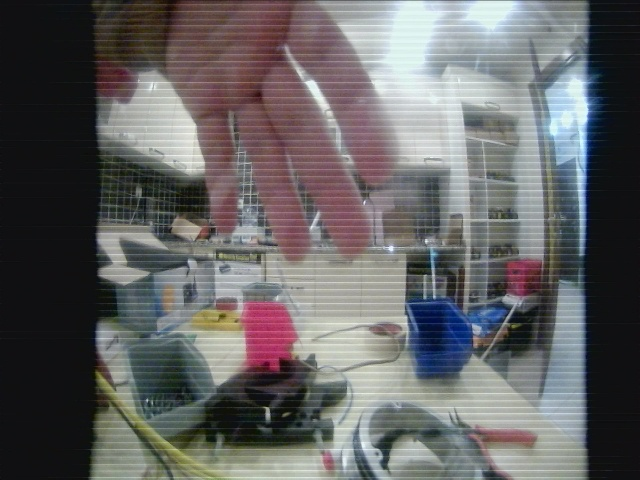
#> input picture GROV_Ileri/JetsonXavierS_Codes/x.jpg, 640 x 480 px; its folder holds only this picture in this run
$ python color_correction.py
#> lines starting #> are read from the running program, lines starting #| are printed output that depends on the picture; after the words box and inside, x2 and y2 are one past the last pixel; in counts of white or black regions, pixels touching at a corner belong together
#> further down, img is the input picture: shape (480, 640, 3); mean B, G, R 99.4, 98.8, 99.7
import cv2
import math
import numpy as np
import sys
import os
from time import sleep

def apply_mask(matrix, mask, fill_value):
    masked = np.ma.array(matrix, mask=mask, fill_value=fill_value)
    return masked.filled()

def apply_threshold(matrix, low_value, high_value):
    low_mask = matrix < low_value
    matrix = apply_mask(matrix, low_mask, low_value)

    high_mask = matrix > high_value
    matrix = apply_mask(matrix, high_mask, high_value)

    return matrix

def simplest_cb(img, percent):
#> called with percent = 20
    assert img.shape[2] == 3
    assert percent > 0 and percent < 100

    half_percent = percent / 200.0

    channels = cv2.split(img)

    out_channels = []

    degerler = []

    for channel in channels:
        assert len(channel.shape) == 2
        # find the low and high precentile values (based on the input percentile)
        height, width = channel.shape
        vec_size = width * height
        flat = channel.reshape(vec_size)

        assert len(flat.shape) == 1

        flat = np.sort(flat)

        n_cols = flat.shape[0]

        low_val  = flat[math.floor(n_cols * half_percent)]
        high_val = flat[math.ceil( n_cols * (1.0 - half_percent))]

        degerler.append([low_val, high_val])

        #print("Lowval: ", low_val)
        #print("Highval: ", high_val)

        #print("-----------------------------------")

        # saturate below the low percentile and above the high percentile
        thresholded = apply_threshold(channel, low_val, high_val)
        # scale the channel
        normalized = cv2.normalize(thresholded, thresholded.copy(), 0, 255, cv2.NORM_MINMAX)
        out_channels.append(normalized)
#> this loop made 3 passes
#> (low_val, high_val) on passes 1 to 3: (18, 187), (16, 190), (15, 184)
#> pass 1, in apply_threshold, `low_mask = matrix < low_value`:
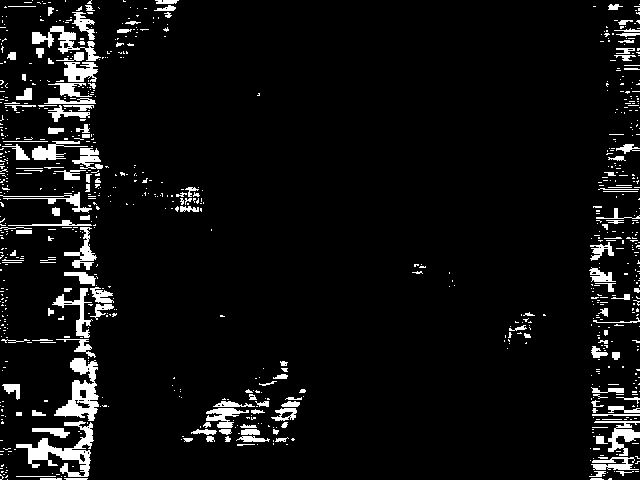
#> low_mask: shape (480, 640) bool; 6.1% white; 845 white regions (700 under 20 px), largest, box (x1, y1, x2, y2) and area: (16, 421, 94, 477) 1429, (54, 358, 99, 421) 1292, (32, 26, 101, 61) 687
#> pass 1, in apply_mask, `masked = np.ma.array(matrix, mask=mask, fill_value=fill_value)`:
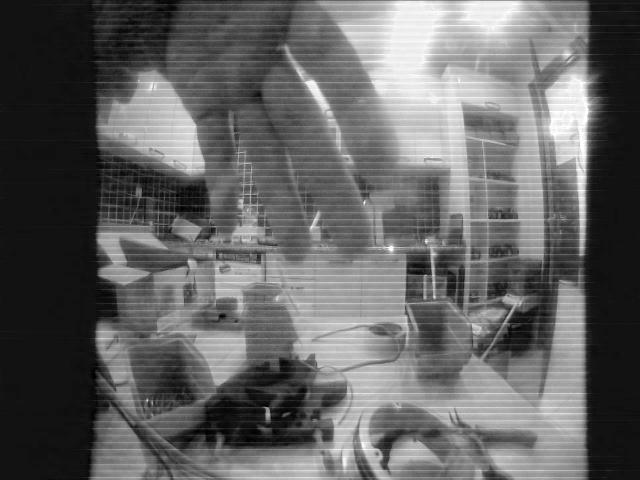
#> masked: shape (480, 640); min 0, max 255, mean 99.4
#> pass 1, in apply_threshold, `high_mask = matrix > high_value`:
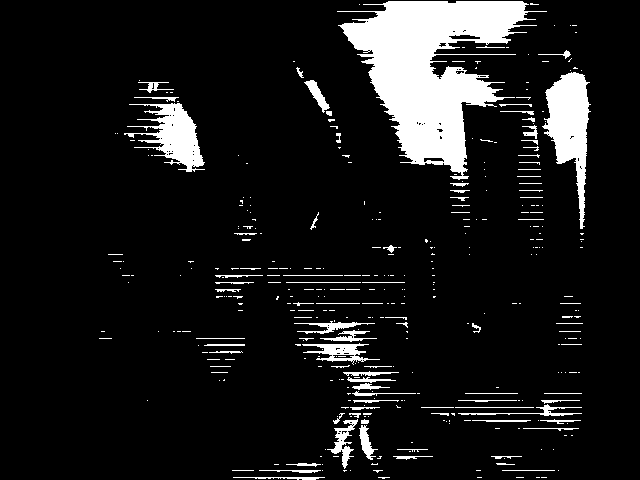
#> high_mask: shape (480, 640) bool; 9.9% white; 375 white regions (286 under 20 px), largest, box (x1, y1, x2, y2) and area: (337, 1, 547, 180) 16601, (542, 72, 591, 229) 3591, (124, 103, 205, 172) 2395
#> after the loop:
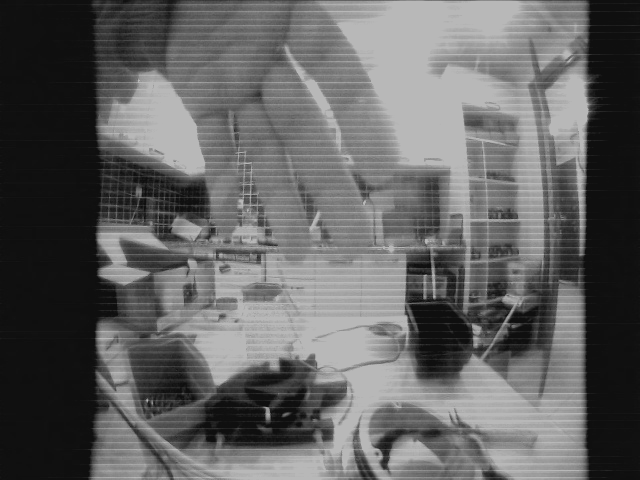
#> thresholded: shape (480, 640); min 15, max 184, mean 97.9
#> after the loop, degerler = [[18, 187], [16, 190], [15, 184]]; out_channels = 3 items

    return (cv2.merge(out_channels), degerler)

if __name__ == '__main__':

    dosya_turleri = ["jpg", "jpeg", "png", "bmp"]

    if not "p_clear20" in os.listdir():
        os.system("mkdir p_clear20")

    for i in sorted(os.listdir(), key = len):

        if i.split(".")[-1] in dosya_turleri:

            print(i)

            print("- - - - - - - - - - - - - - - - - - - - -")

            img = cv2.imread(i)
            out = simplest_cb(img, 20) # Yüzdelik alan

            """cv2.imshow("before", img)
            cv2.imshow("after", out)"""

            cv2.imwrite(rf"p_clear20\__{i}", out)

            print()

            #print(i, "kaydedildi")

            #sleep(1)

    """cv2.waitKey(0)
    cv2.destroyAllWindows()"""
